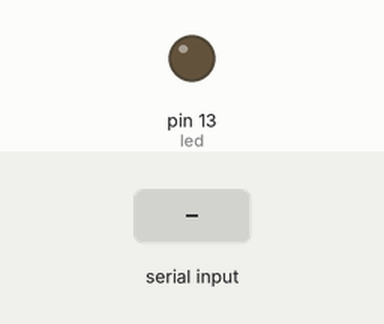
A sketch run on a simulated Arduino Uno, built with avr-gcc and run on an emulated ATmega328P. On the bench: output pins drawn as LEDs (lit = HIGH). The inputs (shaded band) are chosen by the test bench.

Above: at 1.2 s.
1.3 s: "90,45\n" received over Serial
At 1.8 s:
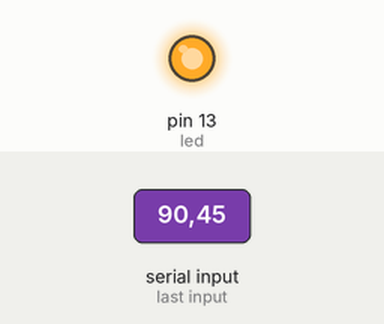
Timing chart, 0 to 4.3 s (numbered marks = the images above; inputs shaded):
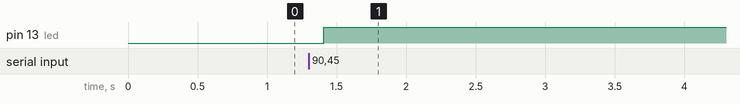

Measured:
- after the input at 1.3 s, pin 13 (led): LOW → HIGH after 0.11 s

The sketch:

P009.ino
```cpp
int respuesta;
int led = 13;
void setup() {
  // put your setup code here, to run once:
  Serial.begin(9600);
  Serial.setTimeout(10);
  pinMode (led, OUTPUT);
  // INPUT = SENSORES
  // OUTPUT = ACTUADORES
}


void loop() {
  // put your main code here, to run repeatedly:
  if (Serial.available()>0) {
  respuesta = Serial.readString().toInt();

  digitalWrite(led, respuesta);

  }
  delay(100);
}
```
